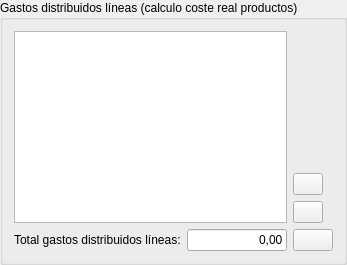
            <widget class="QGroupBox" name="groupBox_7">
             <property name="title">
              <string>Gastos distribuidos líneas (calculo coste real productos)</string>
             </property>
             <layout class="QGridLayout" name="gridLayout_13">
              <item row="2" column="2">
               <widget class="QPushButton" name="btnBorrarCostes">
                <property name="maximumSize">
                 <size>
                  <width>30</width>
                  <height>16777215</height>
                 </size>
                </property>
                <property name="text">
                 <string/>
                </property>
                <property name="icon">
                 <iconset>
                  <normaloff>:/Icons/PNG/borrar.png</normaloff>:/Icons/PNG/borrar.png</iconset>
                </property>
               </widget>
              </item>
              <item row="1" column="2">
               <widget class="QPushButton" name="btnAnadir_costes">
                <property name="maximumSize">
                 <size>
                  <width>30</width>
                  <height>16777215</height>
                 </size>
                </property>
                <property name="text">
                 <string/>
                </property>
                <property name="icon">
                 <iconset>
                  <normaloff>:/Icons/PNG/add.png</normaloff>:/Icons/PNG/add.png</iconset>
                </property>
               </widget>
              </item>
              <item row="0" column="0" rowspan="3" colspan="2">
               <widget class="QTableView" name="tablagastos">
                <property name="alternatingRowColors">
                 <bool>true</bool>
                </property>
                <property name="selectionMode">
                 <enum>QAbstractItemView::SingleSelection</enum>
                </property>
                <property name="selectionBehavior">
                 <enum>QAbstractItemView::SelectRows</enum>
                </property>
                <attribute name="horizontalHeaderStretchLastSection">
                 <bool>true</bool>
                </attribute>
                <attribute name="verticalHeaderVisible">
                 <bool>false</bool>
                </attribute>
               </widget>
              </item>
              <item row="3" column="0">
               <widget class="QLabel" name="label_19">
                <property name="text">
                 <string>Total gastos distribuidos líneas:</string>
                </property>
               </widget>
              </item>
              <item row="3" column="1">
               <widget class="QLineEdit" name="txtTotal_gastos_linea">
                <property name="maximumSize">
                 <size>
                  <width>100</width>
                  <height>16777215</height>
                 </size>
                </property>
                <property name="text">
                 <string>0,00</string>
                </property>
                <property name="alignment">
                 <set>Qt::AlignRight|Qt::AlignTrailing|Qt::AlignVCenter</set>
                </property>
               </widget>
              </item>
              <item row="3" column="2">
               <widget class="QPushButton" name="btnRefrescar_">
                <property name="toolTip">
                 <string>Aplicar a líneas</string>
                </property>
                <property name="text">
                 <string/>
                </property>
                <property name="icon">
                 <iconset>
                  <normaloff>:/Icons/PNG/refrescar.png</normaloff>:/Icons/PNG/refrescar.png</iconset>
                </property>
               </widget>
              </item>
             </layout>
            </widget>
